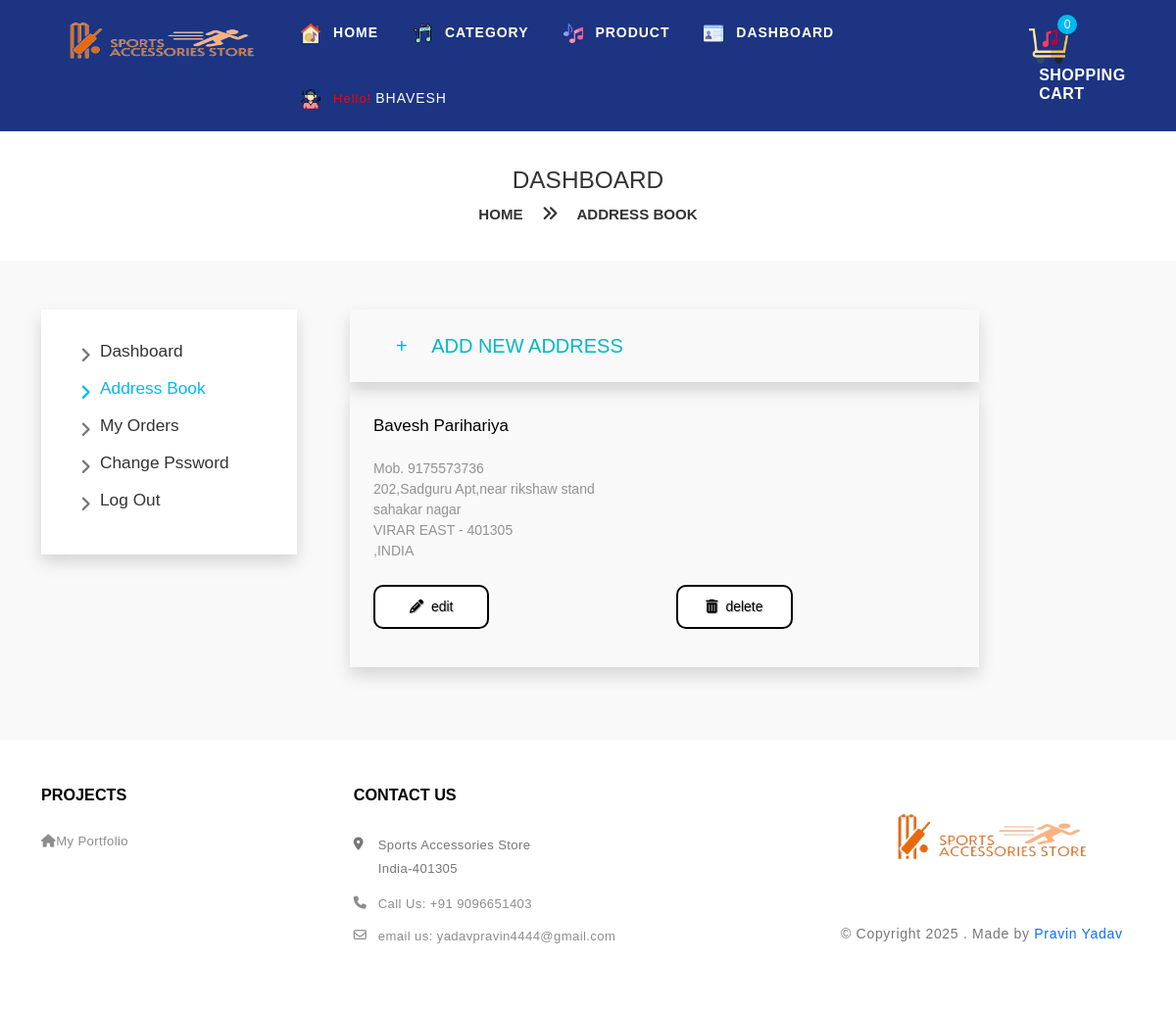
The page /user/address/ (signed in) on the database its author committed.
### User/models.py (models this page shows, shortened)
class addressModel(models.Model):
    phone_number = models.BigIntegerField(null=True)
    first_name = models.CharField(max_length=30, null=True)
    last_name = models.CharField(max_length=30, null=True)
    locality = models.TextField(null=True)
    user_id = models.ForeignKey(A_User, on_delete=models.CASCADE)
    street_address = models.TextField(null=True)
    state = models.ForeignKey(stateModel, on_delete=models.CASCADE, null=True, blank=True)
    city = models.CharField(max_length=30, null=True)
    country = models.CharField(max_length=30, null=True)
    pincode = models.IntegerField(null=True)

### User/views.py (the view)
# urls.py: path('address/', include('Admin.address_master.urls')),
def address(request):
    if 'userid' in request.session:
        user2 = request.session.get('userid')
        obj = stateModel.objects.all()
        address_obj = addressModel.objects.filter(user_id=user2)
        count = cart_count(user2)
        user_obj2 = A_User.objects.get(id=user2)
        alldata = add_to_cart.objects.filter(user=user_obj2)
        total_price = cartdetail(alldata, user2)
        send_dat = {'cart_val': count, 'state_list': obj, 'cartt': alldata, 'total_price': total_price,
                    'address_obj': address_obj, 'address_active': 'address_master'}
        return render(request, 'user/address.html', send_dat)
    else:
        messages.success(request, 'First You Need to Login')
        return redirect('/user/accounts/login/')

### User/views.py (called while the page is built)
def cart_count(user):
    user_obj2 = A_User.objects.get(id=user)
    alldata = add_to_cart.objects.filter(user=user_obj2)
    soo = alldata.count()
    return soo

def cartdetail(alldata, user2):
    if alldata.exists():
        cart_product = [p for p in add_to_cart.objects.all()
                        if p.user.id == user2]
        total_amount = []
        total_quantity = []
        if cart_product:
            for p in cart_product:
                temp_quantity = p.quantity
                total_quantity.append(temp_quantity)
                tempamount = (p.quantity * p.product_id.pro_price)
                total_amount.append(tempamount)
            summ = 0
            total_quan = 0
            for i in range(0, len(total_amount)):
                summ = summ + total_amount[i]
            for i in range(0, len(total_quantity)):
                total_quan = total_quan + total_quantity[i]
        shipping_charge = 70
        total_price = summ + shipping_charge
        return total_price, summ

### templates/user/address.html (shortened to what this page needs)
{% extends 'user/profile.html' %}
{% block titall %} Address Book {% endblock %}
{% block contentt %}
<div class="col-md-9">
    <div class="dashboard-right" style="background-color: #ffffff00 !important;" >
        <div class="dashboard pt-0 pb-0" >
            <div class="col-md-10 mb-2" id="id_1" style="box-shadow: 0 0.5rem 1rem rgb(0 0 0 / 15%) !important;" >
                <div class="block-content" style="padding: 1px;" >
                    <div class="form-group col-md-10 m-4">
                        <div class="row" >
                            <div class="col-md-9">
                                <a href="javascript:void(0)" onclick="clicknew()" >
                                    <h4 style="font-weight: 500; font-size: 20px; color: #00b9c6; " > <span style="margin-left: 22px; margin-right: 20px; " >+</span>  ADD NEW ADDRESS</h4>
                                </a>
                            </div>
                        </div>
                    </div>
                </div>
            </div>
        </div>
        <div class="dashboard pt-0 pb-0" >
            {% for i in address_obj %}
                <div class="col-md-10 mb-4" id="id_2" style="box-shadow: 0 0.5rem 1rem rgb(0 0 0 / 15%) !important" >
                <div class="block-content">
                    <div class="form-group col-md-12 p-4">
                        <div class="row" >
                            <div class="col-md-12">
                                <div style="color: rgba(60,60,60,.54); " >
                                    <span style="color: black !important; text-transform: capitalize; font-size: 17px; font-weight: 400;" >{{i.first_name}} {{i.last_name}}</span><br>
                                    <br><span>Mob. {{i.phone_number}}</span><br>
                                    <span>
                                        {{i.street_address}}
                                    </span><br>
                                    {% if i.locality == None %}
                                    <span>
                                    </span>
                                    {% else %}
                                    <span>{{i.locality}}</span><br>
                                    {% endif %}
                                    <span style="text-transform: uppercase;" >{{i.city}} - {{i.pincode}}</span><br>
                                    <span style="text-transform: uppercase;"  >{{i.state}},{{i.country}}</span><br>
                                </div>
                            </div>
                            <div class="col-md-12 form-group mt-4">
                                <div class="row" >
                                    <div class="col-md-6 width-50">
                                        <a href="javascript:void(0)">
                                            <button type="button" class="add_edit" onclick="edit_add({{i.id}})" >
                                                <i class="fa fa-pencil" aria-hidden="true"></i>
                                                <span class="ps-1" >
                                                    edit
                                                </span>
                                            </button>
                                        </a>
                                    </div>
                                    <div class="col-md-6 width-50">
                                        <a href="javascript:void(0)" onclick="addressdelete({{i.id}})" >
                                            <button type="button" class="add_delete" >
                                                <i class="fa fa-trash" aria-hidden="true"></i>
                                                <span class="ps-1" >
                                                    delete
                                                </span>
                                            </button>
                                        </a>
                                    </div>
                                </div>
                            </div>
                        </div>
                    </div>
                </div>
        </div>
            {% endfor %}
        </div>
    </div>
</div>
{% endblock %}

### templates/user/index.html (shortened to what this page needs)
{% load static %}
<!DOCTYPE html>
<html lang="en">
<head>
    <link rel="stylesheet" type="text/css" href="{% static 'user/folder/assets/css/slick.css' %}">
    <link rel="stylesheet" type="text/css" href="{% static 'user/folder/assets/css/slick-theme.css' %}">
    <link rel="stylesheet" type="text/css" href="{% static 'user/folder/assets/css/animate.css' %}">
    <link rel="stylesheet" type="text/css" href="{% static 'user/folder/assets/css/bootstrap.css' %}">
    <link rel="stylesheet" type="text/css" href="{% static 'user/folder/assets/css/color2.css' %}" >
</head>
<body style="background-color: #f5f6fb!important ;"  >
    <header id="stickyheader">
  <div class="category-header-2">
    <div class="custom-container">
      <div class="row">
        <div class="col-12">
          <div class="navbar-menu">
            <div class="nav-block">
              <div class="brand-logo logo-sm-center">
                <a href="/user/">
                  <img src="{% static 'user/folder/assets/images/avtar/logo-Sports.png' %}" class="img-fluid" style="height: 95px; width: 300px; " alt="logo">
                </a>
              </div>
            </div>
            <div class="menu-block">
              <nav id="main-nav">
                <ul id="main-menu" class="sm pixelstrap sm-horizontal">
                  <li class="mega">
                    <a class="dark-menu-item" href="/user/">
                        <img src="{% static 'user/folder/assets/images/home.png' %}" style="height: 20px; width:20px;" class="img-fluid me-2" alt="logo">
                        Home
                    </a>
                  </li>
                  <li class="mega" >
                    <a class="dark-menu-item" href="/user/category/">
                        <img src="{% static 'user/folder/assets/images/category.png' %}" style="height: 20px; width:20px;" class="img-fluid me-2" alt="logo">
                        Category
                    </a>
                  </li>
                  <li class="mega" >
                    <a class="dark-menu-item" href="/user/product/">
                        <img src="{% static 'user/folder/assets/images/product.png' %}" style="height: 20px; width:20px;" class="img-fluid me-2 mobile-backkk" alt="logo">
                        Product
                    </a>
                  </li>
                   {% if request.session.username %}
                  <li class="mega">
                    <a class="dark-menu-item" href="/user/dashboard/">
                        <img src="{% static 'user/folder/assets/images/dashboard-1.png' %}" style="height: 20px; width:20px;" class="img-fluid me-2 mobile-backkk" alt="logo">
                        Dashboard
                    </a>
                  </li>
                  <li class="mega">
                    <a class="dark-menu-item" style="font-weight: 400;" href="/user/dashboard/">
                        <img src="{% static 'user/folder/assets/images/profile.png' %}" style="height: 20px; width:20px;" class="img-fluid me-2" alt="logo">
                      <span class="me-1" style="font-size: 13px; text-transform: capitalize; color: red;" >hello!</span>{{request.session.username}}
                    </a>
                  </li>
                  {% endif %}
                </ul>
              </nav>
            </div>
            <div class="icon-block">
              <ul>
                <li class="item-count">
                  <a href="javascript:void(0)" onclick="openCart()" >
                    <div class="cart-block">
                      <div class="cart-icon" style="float: left;">
                          <img src="{% static 'user/folder/assets/images/cart-1.png' %}" style="height: 40px; width:40px;" class="img-fluid" alt="logo">
                      </div>
                      <div class="item-count-contain" id="cart_valuee" >
                        {{cart_val}}
                      </div>
                      <div class="cart-item">
                        <h5>shopping</h5>
                        <h5>cart</h5>
                      </div>
                    </div>
                  </a>
                </li>
              </ul>
            </div>
          </div>
        </div>
      </div>
    </div>
  </div>
</header>
  {% block content %}
  {% endblock %}
  <footer>
    <div class="footer1">
      <div class="container">
        <div class="row">
          <div class="col-12">
            <div class="footer-main">
              <div class="footer-box">
                <div class="footer-title">
                    <a href="https://pravinyadav-portfolio.netlify.app/">
                        <h5>Projects</h5>
                    </a>
                </div>
                <div class="footer-contant">
                  <ul>
                    <li><a target="_blank" href="https://pravinyadav-portfolio.netlify.app/"><i class="fa fa-home"></i>My Portfolio</a></li>
                  </ul>
                </div>
              </div>
              <div class="footer-box">
                <div class="footer-title">
                    <a href="https://pravinyadav-portfolio.netlify.app/">
                        <h5>contact us</h5>
                    </a>
                </div>
                <div class="footer-contant">
                  <ul class="contact-list">
                    <li><i class="fa fa-map-marker"></i>Sports Accessories Store <br> india-<span>401305</span></li>
                    <li>
                        <a href="tel:9157379996">
                            <i class="fa fa-phone"></i>call us: <span>+91 9096651403</span>
                        </a>
                    </li>
                    <li>
                        <a href="mailto:yadavpravin4444@gmail.com" style="text-transform: none !important;" >
                            <i class="fa fa-envelope-o"></i>email us: yadavpravin4444@gmail.com
                        </a>
                    </li>
                  </ul>
                </div>
              </div>
              <div class="footer-box">
                <div class="footer-contant">
                  <div class="footer-logo">
                    <a href="/user/">
                        <img src="{% static 'user/folder/assets/images/avtar/logo-Sports.png' %}" class="img-fluid  " alt="logo" style="height: 120px; width: 300px; " >
                    </a>
                  </div>
                  <p>
                      &copy; Copyright 2025
                    . Made by
                    <a rel="noreferrer" target="_blank" href="https://pravinyadav-portfolio.netlify.app/">Pravin Yadav</a>
                  </p>
                </div>
              </div>
            </div>
          </div>
        </div>
      </div>
    </div>
  </footer>
</body>
</html>

### rows shown on the page
addressModel: first_name "Bavesh", last_name "Parihariya", phone_number "9175573736", street_address "202,Sadguru Apt,near rikshaw stand", locality "sahakar nagar", city "VIRAR EAST", pincode "401305", country "INDIA"

### other values the page prints
{{ request.session.username }} "BHAVESH"
{{ cart_val }} "0"
